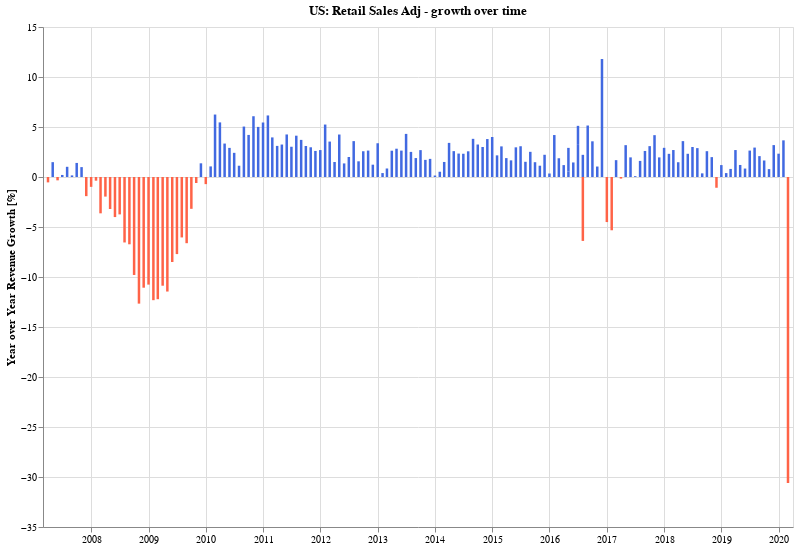

This figure's notebook cell:
### Markdown cell above
### What is the *growth* trend for retail sales when adjusted for inflation (CPI)?

### Code cell
df_adj = tmp['Total-adj'].reset_index().copy()
df_adj.columns = ['dt', 'Retail Sales Adj']

doYoYChartFor('Retail Sales Adj', df_adj.set_index('dt'))

### Figure 1 — Vega-Lite specification as saved in the notebook (floating-point values rounded to 4 significant figures; data arrays with more than 128 entries replaced by an {"elided": "..."} marker saying what was removed)
{"config": {"view": {"continuousWidth": 400, "continuousHeight": 300}}, "data": {"name": "data-4f723f36ca55585c68ff86c9e932bbfc"}, "mark": {"type": "bar", "size": 2.5}, "encoding": {"color": {"condition": {"value": "tomato", "test": "datum['Retail Sales Adj'] < 0"}, "value": "royalblue"}, "tooltip": [{"type": "temporal", "field": "dt"}, {"type": "quantitative", "field": "Retail Sales Adj", "format": ",.02f", "title": "YoY Change [%]"}], "x": {"type": "temporal", "axis": {"title": ""}, "field": "dt"}, "y": {"type": "quantitative", "axis": {"title": "Year over Year Revenue Growth [%]"}, "field": "Retail Sales Adj"}}, "height": 500, "title": "US: Retail Sales Adj - growth over time", "width": 750, "$schema": "https://vega.github.io/schema/vega-lite/v4.0.2.json", "datasets": {"data-4f723f36ca55585c68ff86c9e932bbfc": {"elided": "160 records"}}}
